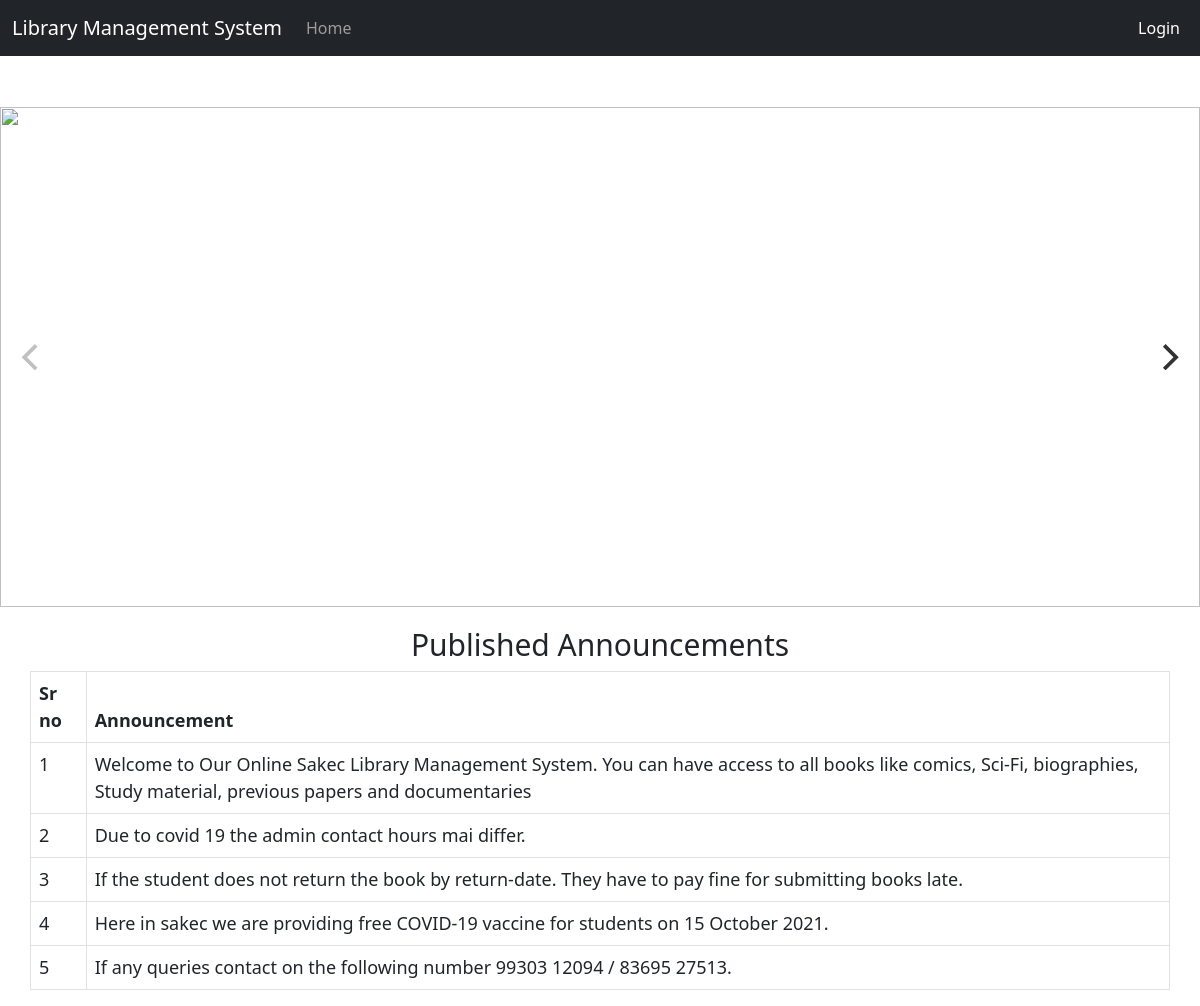
The page / on the database its author committed.
### tables this page shows
CREATE TABLE `news` (
  `newsId` int(11) NOT NULL,
  `announcement` text NOT NULL
);

### index.php (the view, shortened to what this page needs)
<?php
require 'includes/db-inc.php';
include "includes/header.php";
?>
<!DOCTYPE html>
<html>
<head>
	<link rel="stylesheet" type="text/css" href="css/bootstrap.min.css">
	<link rel="stylesheet" type="text/css" href="fontawesome/css/all.min.css">
	<link rel="stylesheet" type="text/css" href="css/style.css">
	<link rel="stylesheet" type="text/css" href="flickity/flickity.css">
</head>
<body>
	<nav class="navbar navbar-expand-lg navbar-dark bg-dark">
		<div class="container-fluid">
			<a class="navbar-brand" href="#">Library Management System </a>
			<div class="collapse navbar-collapse" id="navbarNav">
				<ul class="navbar-nav">
					<li class="nav-item">
						<a class="nav-link " aria-current="page" href="#">Home</a>
					</li>
				</ul>
				<ul class="navbar-nav ms-auto mb-2 mb-lg-0">
					<li class="nav-item ">
						<a class="nav-link text-decoration-none active" href="login.php">Login</a>
					</li>
				</ul>
			</div>
		</div>
	</nav>
	<div class="container-fluid slide">
		<div class="slider">
			<div class="carousel" data-flickity='{ "autoPlay": true }' ;>
				<div class="carousel-cell" auto-play>
					<img src="ify/1.jfif">
				</div>
			</div>
		</div>
	</div>
	<div class="container slide2">
		<div class="panel-heading">
			<div class="row">
				<h3 class="center-block" style="font-size: 30px;">Published Announcements</h3>
			</div>
		</div>
		<table class="table table-bordered" style="font-size: 18px;">
			<thead>
				<tr>
					<th>Sr no</th>
					<th>Announcement</th>
				</tr>
			</thead>
			<?php
			$sql2 = "SELECT * from news";
			$query2 = mysqli_query($conn, $sql2);
			$counter = 1;
			while ($row = mysqli_fetch_array($query2)) {  ?>
				<tbody>
					<td><?php echo $counter++; ?></td>
					<td><?php echo $row['announcement']; ?></td>
				</tbody>
			<?php }
			?>
		</table>
	</div>
</body>
</html>

### css/style.css (style rules this page uses)
body { overflow-x: hidden; }
.slide { margin-top: 51px; padding: 0; }
.slide img { background-position: center; width: 100%; height: 500px; }
.slide2 { margin-top: 20px; padding: 0; }
.carousel-cell { width: 100%; counter-increment: carousel-cell; }
.center-block { text-align: center; }

### flickity/flickity.css (style rules this page uses)
.flickity-enabled { position: relative; }
.flickity-enabled.is-draggable { -webkit-tap-highlight-color: transparent; tap-highlight-color: transparent; -webkit-user-select: none; -moz-user-select: none; -ms-user-select: none; user-select: none; }

### rows shown on the page
news: announcement "Welcome to Our Online Sakec Library Management System. You can have access to all books like comics, Sci-Fi, biographies, Study material, previous papers and documentaries"
news: announcement "Due to covid 19 the admin contact hours mai differ."
news: announcement "If the student does not return the book by return-date. They have to pay fine for submitting books late."
news: announcement "Here in sakec we are providing free COVID-19 vaccine for students on 15 October 2021."
news: announcement "If any queries contact on the following number 99303 12094 / 83695 27513."
